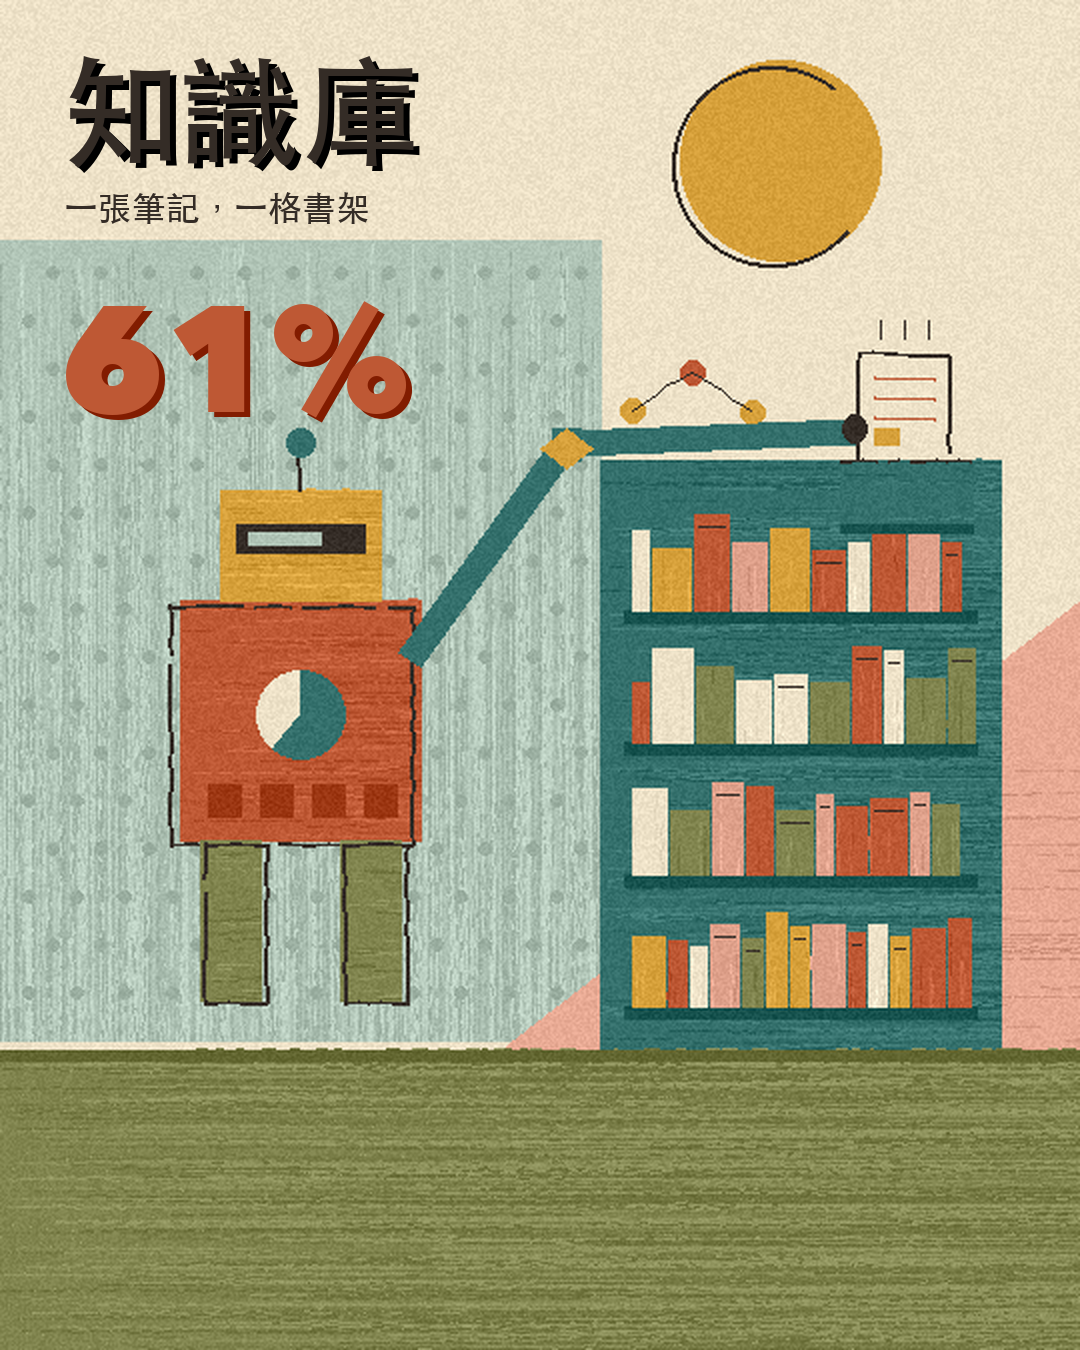

Source code (Python):
# Mid-century illustration sample: misregistered colour blocks, dry-brush texture,
# warm muted palette, simplified geometric shapes, paper grain.
import os, random
from PIL import Image, ImageDraw, ImageFont, ImageFilter, ImageChops

W, H = 1080, 1350
S = 2  # draw at half resolution, upscale
w, h = W // S, H // S
R = random.Random(1957)
OUT = os.path.join(os.path.dirname(os.path.abspath(__file__)), "sample.png")

PAPER = (238, 226, 200)
INK = (52, 44, 38)
MUSTARD = (214, 160, 58)
RUST = (190, 88, 52)
TEAL = (52, 112, 108)
OLIVE = (128, 132, 78)
PINK = (222, 160, 138)
SKY = (176, 196, 182)

def shade(c, d):
    return tuple(max(0, min(255, v + d)) for v in c)

def dry_brush(dr, box, col, n=40, horiz=True):
    # streaky brush marks inside a block; broken strokes with gaps
    x0, y0, x1, y1 = box
    for _ in range(n):
        c = shade(col, R.choice([-18, -10, 12, 18]))
        if horiz:
            y = R.uniform(y0, y1); xs = R.uniform(x0, x1 - 4); L = R.uniform(10, (x1 - x0) * 0.8)
            x = xs
            while x < min(xs + L, x1):
                seg = R.uniform(3, 14)
                dr.line([(x, y), (min(x + seg, x1), y + R.uniform(-0.6, 0.6))], fill=c, width=1)
                x += seg + R.uniform(1, 5)
        else:
            x = R.uniform(x0, x1); ys = R.uniform(y0, y1 - 4); L = R.uniform(10, (y1 - y0) * 0.8)
            y = ys
            while y < min(ys + L, y1):
                seg = R.uniform(3, 14)
                dr.line([(x, y), (x + R.uniform(-0.6, 0.6), min(y + seg, y1))], fill=c, width=1)
                y += seg + R.uniform(1, 5)

def misreg_rect(dr, box, col, off=(4, -3), brush=True, horiz=True, outline=True):
    # colour fill and ink outline printed out of register
    x0, y0, x1, y1 = box
    dr.rectangle(box, fill=col)
    if brush:
        dry_brush(dr, box, col, n=int((x1 - x0) * (y1 - y0) / 120) + 8, horiz=horiz)
    if outline:
        ox, oy = off
        rough_line(dr, [(x0+ox, y0+oy), (x1+ox, y0+oy), (x1+ox, y1+oy), (x0+ox, y1+oy), (x0+ox, y0+oy)])

def misreg_ellipse(dr, box, col, off=(-4, 3), brush=True):
    dr.ellipse(box, fill=col)
    ox, oy = off
    b = (box[0]+ox, box[1]+oy, box[2]+ox, box[3]+oy)
    dr.arc(b, R.uniform(10, 60), R.uniform(250, 330), fill=INK, width=2)

def rough_line(dr, pts, width=2):
    # hand-inked line with slight wobble and skipped bits
    for (a, b) in zip(pts, pts[1:]):
        steps = max(2, int(((b[0]-a[0])**2 + (b[1]-a[1])**2) ** 0.5 / 6))
        prev = a
        for i in range(1, steps + 1):
            t = i / steps
            p = (a[0] + (b[0]-a[0]) * t + R.uniform(-0.7, 0.7), a[1] + (b[1]-a[1]) * t + R.uniform(-0.7, 0.7))
            if R.random() > 0.08:
                dr.line([prev, p], fill=INK, width=width)
            prev = p

def stipple(dr, box, col, n):
    x0, y0, x1, y1 = box
    for _ in range(n):
        x, y = R.uniform(x0, x1), R.uniform(y0, y1)
        dr.point((x, y), fill=col)

def grain(img, amt=14):
    px = img.load()
    for y in range(img.height):
        for x in range(img.width):
            d = R.randint(-amt, amt)
            r, g, b = px[x, y]
            px[x, y] = (max(0, min(255, r+d)), max(0, min(255, g+d)), max(0, min(255, b+d)))

img = Image.new("RGB", (w, h), PAPER)
dr = ImageDraw.Draw(img)

# background blocks (offset, overlapping)
misreg_rect(dr, (0, 120, 300, 520), SKY, outline=False, horiz=False)
# Girard: one repeated motif (dot grid) printed on the wall, same size, same pitch
for gy in range(136, 512, 24):
    for gx in range(14 + (12 if (gy // 24) % 2 else 0), 296, 24):
        dr.ellipse((gx - 3, gy - 3, gx + 3, gy + 3), fill=shade(SKY, -22))
misreg_ellipse(dr, (340, 30, 440, 130), MUSTARD)
dr.polygon([(250, 525), (540, 300), (540, 525)], fill=shade(PINK, 10))
dry_brush(dr, (300, 380, 540, 525), PINK, n=60)

# knowledge base: tall cabinet with shelves of book blocks
cab = (300, 230, 500, 525)
misreg_rect(dr, cab, TEAL, off=(5, -4), outline=False)
cols = [MUSTARD, RUST, PAPER, PINK, OLIVE]
for i in range(4):
    sy = 255 + i * 66
    dr.rectangle((312, sy + 50, 488, sy + 56), fill=shade(TEAL, -30))
    x = 316
    while x < 480:
        bw = R.randint(10, 22); bh = R.randint(30, 48)
        c = R.choice(cols)
        dr.rectangle((x, sy + 50 - bh, x + bw - 2, sy + 50), fill=c)
        dry_brush(dr, (x, sy + 50 - bh, x + bw - 2, sy + 50), c, n=3, horiz=False)
        if R.random() < 0.5:
            dr.line([(x + 2, sy + 56 - bh), (x + bw - 4, sy + 56 - bh)], fill=INK, width=1)
        x += bw
# network dots on cabinet top
for i, (nx, ny) in enumerate([(316, 205), (346, 186), (376, 206)]):
    dr.ellipse((nx-6, ny-6, nx+6, ny+6), fill=RUST if i % 2 else MUSTARD)
rough_line(dr, [(316, 205), (346, 186), (376, 206)], width=1)

# robot agent: stacked geometric blocks, visor slot, no face
misreg_rect(dr, (90, 300, 210, 420), RUST, off=(-4, 3))       # body
misreg_rect(dr, (110, 245, 190, 300), MUSTARD, outline=False)    # head
dr.rectangle((118, 262, 182, 276), fill=INK)                  # visor slot
dr.rectangle((124, 266, 160, 272), fill=SKY)
rough_line(dr, [(150, 245), (150, 222)])
dr.ellipse((143, 214, 157, 228), fill=TEAL)
for k in range(4): dr.rectangle((104 + k * 26, 392, 120 + k * 26, 408), fill=shade(RUST, -34))   # repeated motif
dr.ellipse((128, 335, 172, 379), fill=PAPER)                  # chest dial
dr.pieslice((128, 335, 172, 379), -90, -90 + 360 * 0.61, fill=TEAL)
misreg_rect(dr, (100, 420, 130, 500), OLIVE, off=(3, 2))      # legs
misreg_rect(dr, (170, 420, 200, 500), OLIVE, off=(3, 2))
# arm reaching up to the cabinet top, hand holds the note card
def bar(p, q, t):
    import math
    a = math.atan2(q[1] - p[1], q[0] - p[0]); nx, ny = -math.sin(a) * t / 2, math.cos(a) * t / 2
    dr.polygon([(p[0] + nx, p[1] + ny), (q[0] + nx, q[1] + ny), (q[0] - nx, q[1] - ny), (p[0] - nx, p[1] - ny)], fill=TEAL)
bar((205, 330), (283, 222), 13); bar((283, 222), (428, 216), 13)
dr.polygon([(276, 214), (290, 214), (290, 230), (276, 230)], fill=TEAL)   # square elbow block
dr.polygon([(283, 214), (296, 224), (283, 234), (270, 224)], fill=MUSTARD)  # diamond joint
# note card, lowered into a slot: its lower half is hidden behind the cabinet lip (occlusion)
card = [(430, 176), (474, 178), (474, 262), (430, 260)]
dr.polygon(card, fill=PAPER)
rough_line(dr, [(430, 176), (474, 178), (474, 262), (430, 260), (430, 176)])
for k in range(3):
    dr.line([(437, 188 + k * 10), (467, 189 + k * 10)], fill=RUST, width=2)
dr.rectangle((437, 214, 449, 222), fill=MUSTARD)
dr.ellipse((421, 207, 433, 221), fill=INK)                    # gripper pad
# cabinet lip printed over the card
dr.rectangle((420, 230, 486, 262), fill=TEAL)
dry_brush(dr, (420, 230, 486, 262), TEAL, n=6)
rough_line(dr, [(420, 230), (486, 230)], width=2)
dr.rectangle((420, 262, 486, 266), fill=shade(TEAL, -30))
# motion ticks above the card
for k in range(3):
    dr.line([(440 + k * 12, 160), (440 + k * 12, 169)], fill=INK, width=1)

# calm bottom band (~22%)
misreg_rect(dr, (0, 525, w, h), OLIVE, outline=False)
dr.rectangle((0, 525, w, 530), fill=shade(OLIVE, -30))
stipple(dr, (0, 535, w, h), shade(OLIVE, 22), 500)

grain(img, 10)
img = img.resize((W, H), Image.LANCZOS)
dr = ImageDraw.Draw(img)

# typography at full res, slightly misregistered double print
hei = "/System/Library/Fonts/STHeiti Medium.ttc"
song = "/System/Library/Fonts/Supplemental/Songti.ttc"
fH = ImageFont.truetype(hei, 120)
fN = ImageFont.truetype("/System/Library/Fonts/Avenir Next.ttc", 150, index=8)
fS = ImageFont.truetype(hei, 34)
def print_text(xy, t, f, col):
    x, y = xy
    dr.text((x + 6, y + 5), t, font=f, fill=shade(col, -60))
    dr.text((x, y), t, font=f, fill=col)
print_text((60, 50), "知識庫", fH, INK)
dr.text((64, 190), "一張筆記，一格書架", font=fS, fill=INK)
print_text((60, 262), "61%", fN, RUST)
img.save(OUT)
print(OUT)
